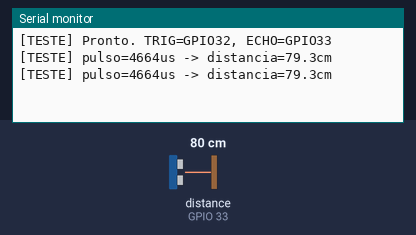
Recording of a sketch running on a simulated ESP32. Shown: the last lines printed to the serial monitor. Wiring (inferred from the names in the program): ultrasonic range finder: trigger GPIO 32; echo GPIO 33. Inputs (shaded band) come from the test bench; at power-on: distance to the obstacle (sensor on GPIO 33) 80 cm. The echo pulse lasts 58.3 µs per cm.

Above: at 1.7 s.
1.8 s: distance to the obstacle (sensor on GPIO 33) set to 2 cm
At 2.9 s:
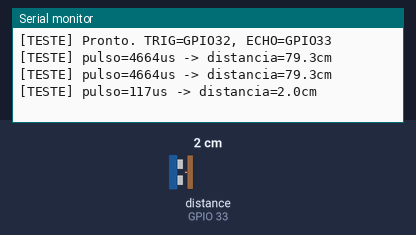
3.3 s: distance to the obstacle (sensor on GPIO 33) set to 4 cm
At 4.3 s:
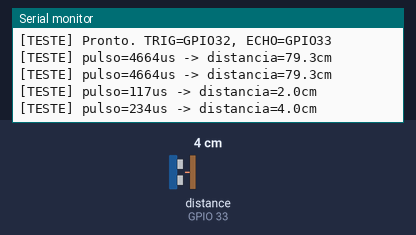
Timing chart, 0 to 6.3 s (numbered marks = the images above; inputs shaded):
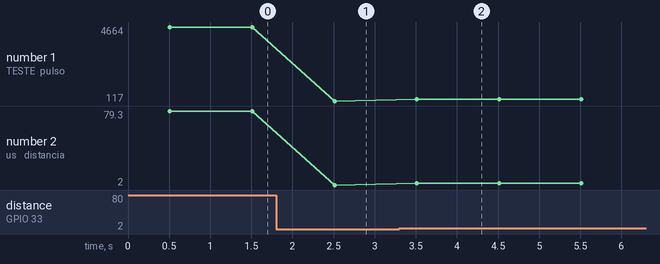

Measured:
- after the input at 1.8 s, the serial monitor: prints a new line after 0.71 s (image 1)
- after the input at 3.3 s, the serial monitor: prints a new line after 0.21 s (image 2)
- plotted number 1: 4664 → 117 after the input at 1.8 s, 117 → 234 after the input at 3.3 s
- plotted number 2: 79.3 → 2 after the input at 1.8 s, 2 → 4 after the input at 3.3 s

The sketch:

teste_jsn_sr04t.ino
```cpp
/*
 * Teste isolado do sensor JSN-SR04T
 * Funcao: imprime a cada 1s a duracao do pulso (pulseIn) e a distancia
 *         calculada, sem WiFi/ESP-NOW. Use para testar o sensor em
 *         qualquer ESP32, mudando so os pinos abaixo se precisar.
 *
 * Ligacao:
 *   JSN-SR04T VCC  -> 5V (VIN)
 *   JSN-SR04T GND  -> GND
 *   JSN-SR04T TRIG -> GPIO 32
 *   JSN-SR04T ECHO -> GPIO 33 (use divisor de tensao 1k/2k para 3.3V)
 */

#define TRIG_PIN 32
#define ECHO_PIN 33

void setup() {
    Serial.begin(115200);
    pinMode(TRIG_PIN, OUTPUT);
    pinMode(ECHO_PIN, INPUT);
    digitalWrite(TRIG_PIN, LOW);
    delay(500);
    Serial.println("[TESTE] Pronto. TRIG=GPIO32, ECHO=GPIO33");
}

void loop() {
    digitalWrite(TRIG_PIN, LOW);
    delayMicroseconds(2);
    digitalWrite(TRIG_PIN, HIGH);
    delayMicroseconds(10);
    digitalWrite(TRIG_PIN, LOW);

    long dur = pulseIn(ECHO_PIN, HIGH, 30000);

    if (dur > 0) {
        float dist = dur * 0.034f / 2.0f;
        Serial.printf("[TESTE] pulso=%ldus -> distancia=%.1fcm\n", dur, dist);
    } else {
        Serial.println("[TESTE] pulso=0 (sem eco / timeout)");
    }

    delay(1000);
}
```
